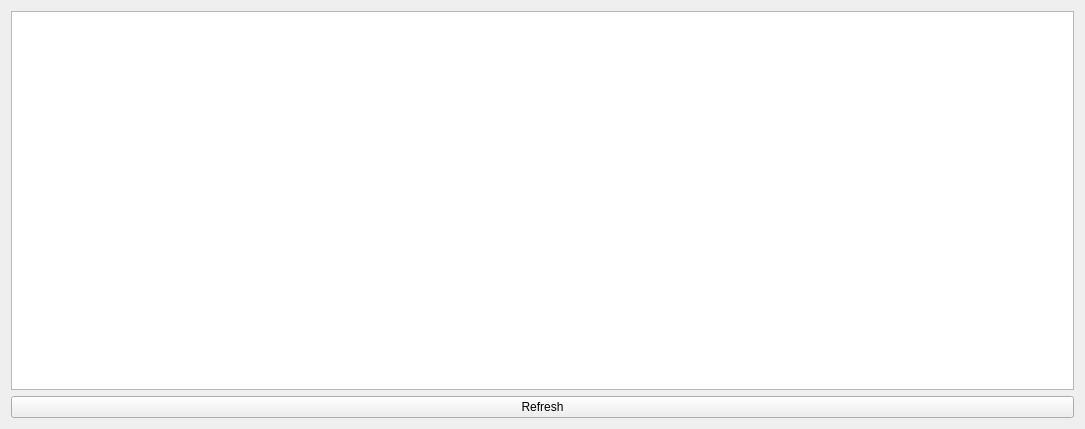
<?xml version="1.0" encoding="UTF-8"?>
<ui version="4.0">
 <class>ICGameList</class>
 <widget class="QWidget" name="ICGameList">
  <property name="geometry">
   <rect>
    <x>0</x>
    <y>0</y>
    <width>1085</width>
    <height>429</height>
   </rect>
  </property>
  <property name="windowTitle">
   <string>Form</string>
  </property>
  <layout class="QVBoxLayout" name="verticalLayout">
   <item>
    <widget class="QListWidget" name="listWidget"/>
   </item>
   <item>
    <widget class="QPushButton" name="pushButton">
     <property name="text">
      <string>Refresh</string>
     </property>
    </widget>
   </item>
  </layout>
 </widget>
 <resources/>
 <connections/>
</ui>
